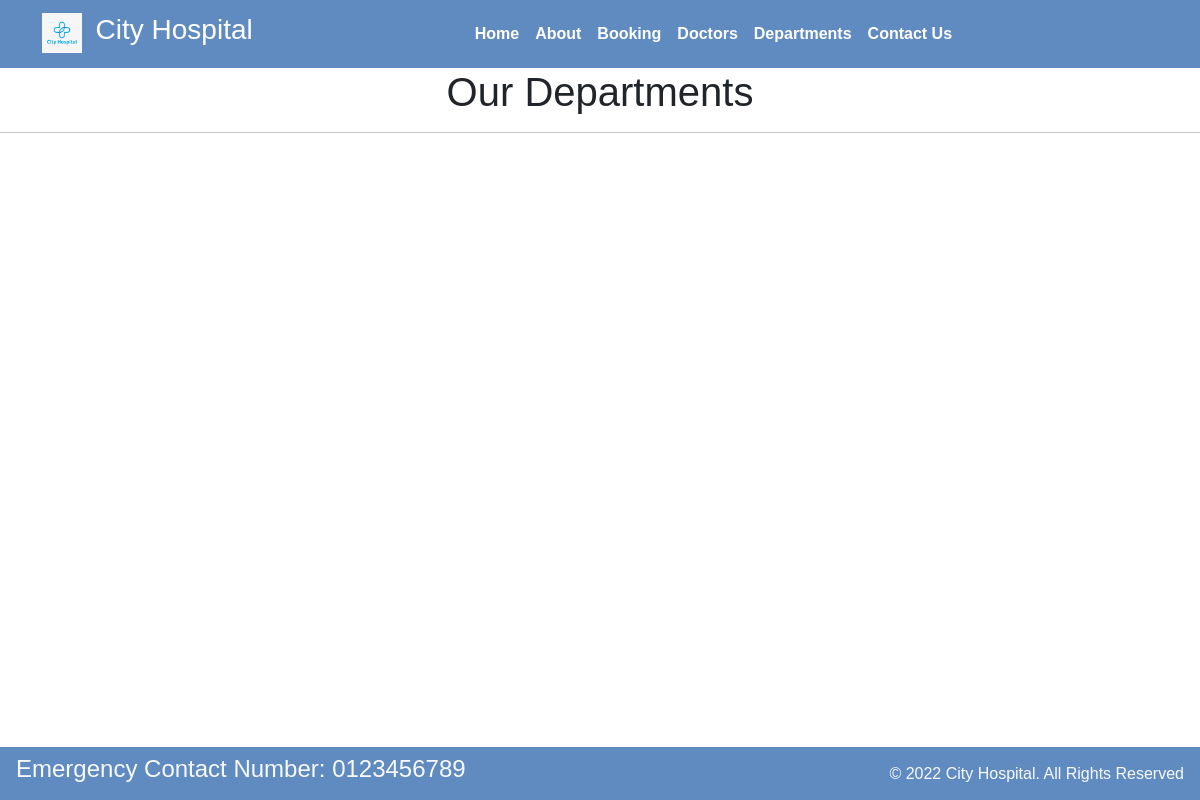
Page /department/ on the earlier database version.
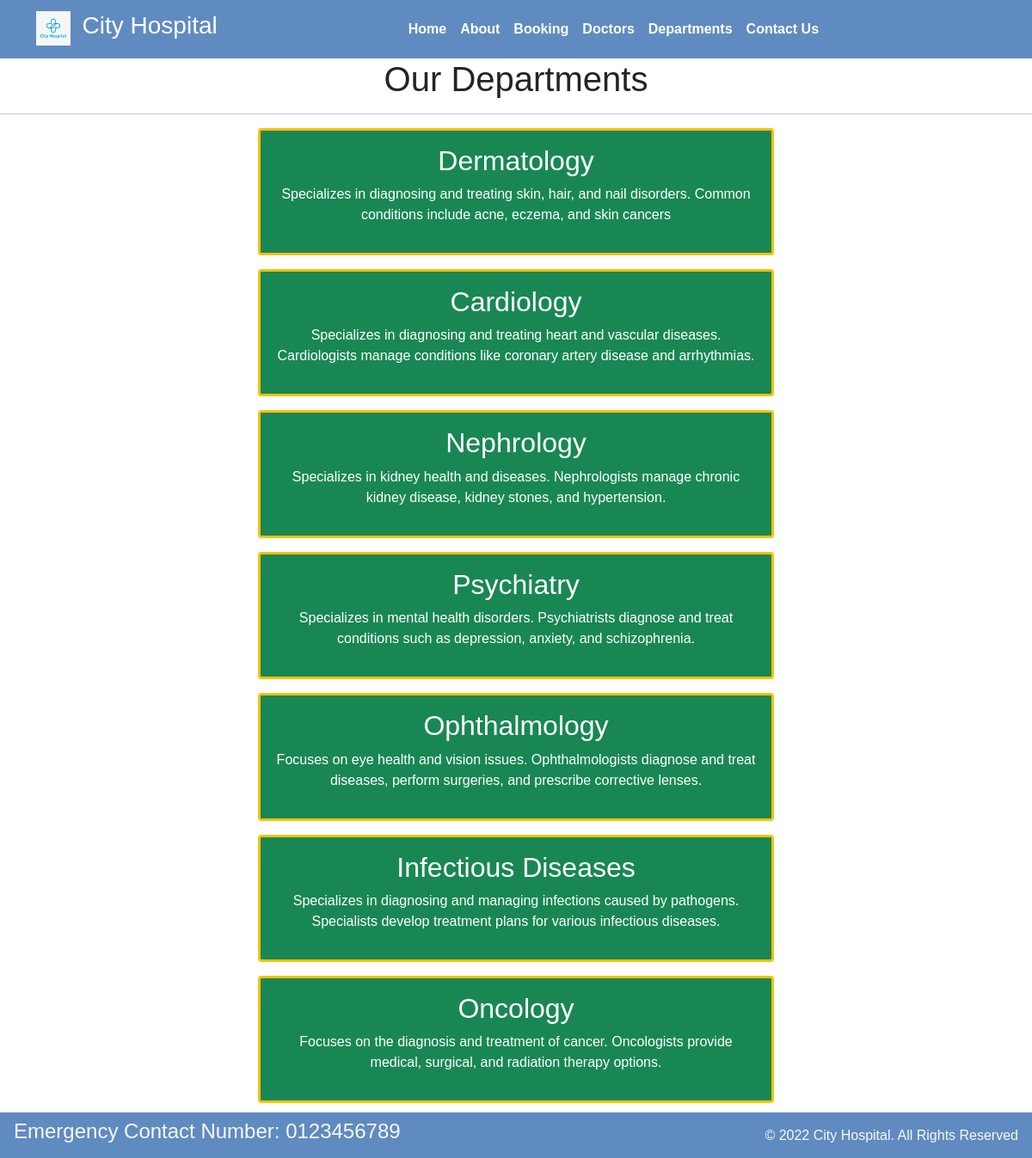
Same page on the later database version.
### home/models.py (models this page shows, shortened)
class Departments(models.Model):
    dept_name = models.CharField(max_length=100)
    dept_desc = models.TextField()

### home/views.py (the view)
# urls.py: path('department/', views.deparment,name='dept'),
def deparment(request):
    dict_dep = {
        'dept' : Departments.objects.all()
    }
    return render(request, 'dept.html', dict_dep)

### templates/dept.html (shortened to what this page needs)
{% extends 'base.html' %}
{% block contents %}
<h1 class = "text-center">Our Departments</h1>
<hr>
{% for d in dept %}
<div class="mx-auto w-50 bg-success text-center text-white p-3 my-3 border border-warning border-3 rounded">
    <h2>{{d.dept_name}}</h2>
    <p>{{d.dept_desc}}</p>
</div>
{% endfor %}
<br><br>
{% endblock %}

Differences in the rows shown:
added Departments: dept_name "Dermatology", dept_desc "Specializes in diagnosing and treating skin, hair, and nail disorders. Common conditions include acne, eczema, and skin cancers"
added Departments: dept_name "Cardiology", dept_desc "Specializes in diagnosing and treating heart and vascular diseases. Cardiologists manage conditions like coronary artery disease and arrhythmias."
added Departments: dept_name "Nephrology", dept_desc "Specializes in kidney health and diseases. Nephrologists manage chronic kidney disease, kidney stones, and hypertension."
added Departments: dept_name "Psychiatry", dept_desc "Specializes in mental health disorders. Psychiatrists diagnose and treat conditions such as depression, anxiety, and schizophrenia."
added Departments: dept_name "Ophthalmology", dept_desc "Focuses on eye health and vision issues. Ophthalmologists diagnose and treat diseases, perform surgeries, and prescribe corrective lenses."
added Departments: dept_name "Infectious Diseases", dept_desc "Specializes in diagnosing and managing infections caused by pathogens. Specialists develop treatment plans for various infectious diseases."
added Departments: dept_name "Oncology", dept_desc "Focuses on the diagnosis and treatment of cancer. Oncologists provide medical, surgical, and radiation therapy options."
